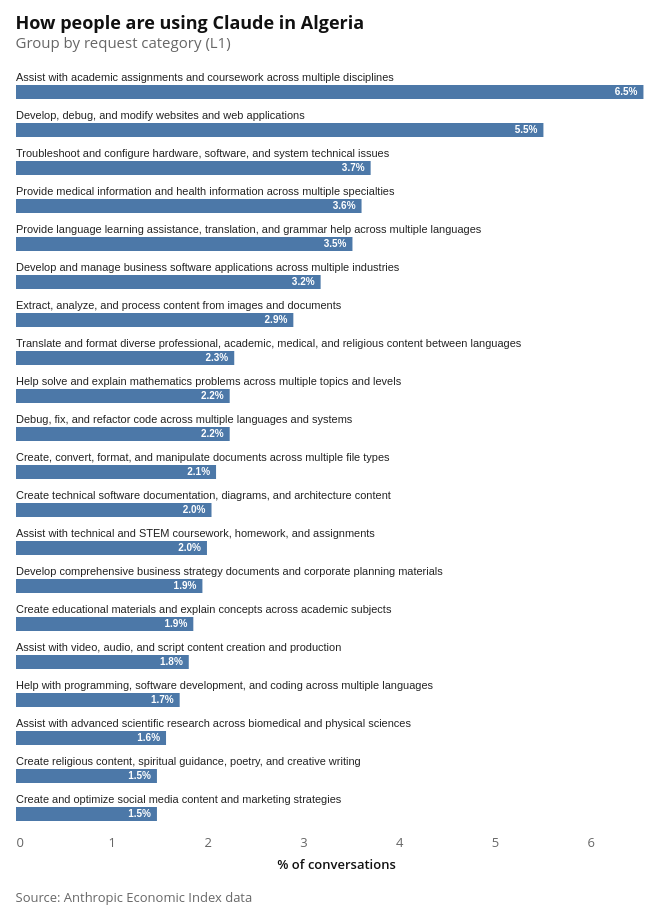

The code cell stored with this chart in its notebook:
### Code cell
l1_bar_chart = make_bar(
    req_l1,
    label_col="cluster_name",
    value_col="pct",
    title=f"How people are using Claude in {COUNTRY_NAME}",
    subtitle="Group by request category (L1)",
    top_n=20,
)

attaviz.add_caption(
    l1_bar_chart,
    "Source: Anthropic Economic Index data",
)

### Figure 1 — Vega-Lite specification as saved in the notebook (floating-point values rounded to 4 significant figures)
{"config": {"background": "white", "padding": 15, "mark": {"tooltip": true}, "point": {"filled": true, "size": 60, "stroke": "white", "strokeWidth": 1}, "circle": {"filled": true, "stroke": "white", "strokeWidth": 1}, "square": {"filled": true, "stroke": "white", "strokeWidth": 1}, "line": {"strokeWidth": 4, "strokeCap": "round", "strokeJoin": "round"}, "bar": {"cornerRadiusEnd": 0}, "area": {"opacity": 0.7}, "arc": {"stroke": "white", "strokeWidth": 1}, "rect": {"stroke": "#8A969F", "strokeWidth": 0.5}, "geoshape": {"stroke": "#666666", "strokeWidth": 0.3, "strokeJoin": "round", "strokeCap": "round"}, "title": {"font": "Open Sans, sans-serif", "fontSize": 18, "fontWeight": 700, "lineHeight": 22, "color": "#111111", "anchor": "start", "offset": 21, "subtitleFont": "Open Sans, sans-serif", "subtitleFontSize": 15, "subtitleFontWeight": 400, "subtitleLineHeight": 18, "subtitleColor": "#666666", "subtitlePadding": 3}, "axis": {"domain": false, "grid": true, "gridColor": "#CED4DE", "gridDash": [4, 2], "gridWidth": 1, "labelFont": "Open Sans, sans-serif", "labelFontSize": 13, "labelFontWeight": 400, "labelColor": "#666666", "labelPadding": 3, "tickColor": "#CED4DE", "tickSize": 5, "tickCount": 5, "titleFont": "Open Sans, sans-serif", "titleFontSize": 13, "titleFontWeight": 600, "titleColor": "#111111", "titlePadding": 9}, "axisX": {"grid": false, "tickSize": 0, "labelAngle": 0}, "axisY": {"domain": false, "ticks": false, "gridColor": "#CED4DE", "gridDash": [4, 2], "gridWidth": 1}, "axisQuantitative": {"tickCount": 5}, "axisBand": {"labelPadding": 6, "tickSize": 0}, "axisTemporal": {"grid": false}, "legend": {"labelFont": "Open Sans, sans-serif", "labelFontSize": 13, "labelFontWeight": 600, "labelColor": "#111111", "titleFont": "Open Sans, sans-serif", "titleFontSize": 13, "titleFontWeight": 600, "titleColor": "#111111", "titlePadding": 3, "symbolSize": 196, "symbolStrokeWidth": 0, "padding": 15, "offset": 21, "columnPadding": 21, "orient": "bottom", "labelLimit": 200, "titleLimit": 200}, "view": {"stroke": null, "continuousWidth": 600, "continuousHeight": 400}, "range": {"category": ["#34A7F2", "#FF9800", "#664AB6", "#4EC2C0", "#F3578E", "#081079", "#0C7C68", "#AA0000", "#DDDA21"], "diverging": ["#920000", "#BD6126", "#E3A763", "#EFEFEF", "#80BDE7", "#3587C3", "#025288"], "heatmap": ["#E3F6FD", "#75CCEC", "#089BD4", "#0169A1", "#023B6F"], "ordinal": ["#E3F6FD", "#75CCEC", "#089BD4", "#0169A1", "#023B6F"], "ramp": ["#E3F6FD", "#75CCEC", "#089BD4", "#0169A1", "#023B6F"]}, "scale": {"bandPaddingInner": 0.2, "bandPaddingOuter": 0.1, "pointPadding": 0.5}, "header": {"labelFont": "Open Sans, sans-serif", "labelFontSize": 13, "labelFontWeight": 600, "labelColor": "#111111", "titleFont": "Open Sans, sans-serif", "titleFontSize": 15, "titleFontWeight": 600, "titleColor": "#111111"}, "concat": {"spacing": 18}, "facet": {"spacing": 18}, "selection": {"point": {"on": "click", "clear": "dblclick"}, "interval": {"mark": {"fill": "#0071BC", "fillOpacity": 0.15, "stroke": "#0071BC", "strokeWidth": 1}}}}, "vconcat": [{"layer": [{"mark": {"type": "bar", "size": 14}, "encoding": {"tooltip": [{"field": "cluster_name", "title": "Group", "type": "nominal"}, {"field": "pct", "format": ".2f", "title": "%", "type": "quantitative"}], "x": {"field": "pct", "scale": {"domain": [0, 6.681], "nice": false}, "title": "% of conversations", "type": "quantitative"}, "y": {"axis": null, "field": "cluster_name", "sort": ["Assist with academic assignments and coursework across multiple disciplines", "Develop, debug, and modify websites and web applications", "Troubleshoot and configure hardware, software, and system technical issues", "Provide medical information and health information across multiple specialties", "Provide language learning assistance, translation, and grammar help across multiple languages", "Develop and manage business software applications across multiple industries", "Extract, analyze, and process content from images and documents", "Translate and format diverse professional, academic, medical, and religious content between languages", "Help solve and explain mathematics problems across multiple topics and levels", "Debug, fix, and refactor code across multiple languages and systems", "Create, convert, format, and manipulate documents across multiple file types", "Create technical software documentation, diagrams, and architecture content", "Assist with technical and STEM coursework, homework, and assignments", "Develop comprehensive business strategy documents and corporate planning materials", "Create educational materials and explain concepts across academic subjects", "Assist with video, audio, and script content creation and production", "Help with programming, software development, and coding across multiple languages", "Assist with advanced scientific research across biomedical and physical sciences", "Create religious content, spiritual guidance, poetry, and creative writing", "Create and optimize social media content and marketing strategies"], "title": null, "type": "nominal"}}}, {"mark": {"type": "text", "align": "left", "baseline": "bottom", "color": "#222", "dy": -9, "fontSize": 11}, "encoding": {"text": {"field": "cluster_name", "type": "nominal"}, "x": {"field": "_zero", "type": "quantitative"}, "y": {"axis": null, "field": "cluster_name", "sort": ["Assist with academic assignments and coursework across multiple disciplines", "Develop, debug, and modify websites and web applications", "Troubleshoot and configure hardware, software, and system technical issues", "Provide medical information and health information across multiple specialties", "Provide language learning assistance, translation, and grammar help across multiple languages", "Develop and manage business software applications across multiple industries", "Extract, analyze, and process content from images and documents", "Translate and format diverse professional, academic, medical, and religious content between languages", "Help solve and explain mathematics problems across multiple topics and levels", "Debug, fix, and refactor code across multiple languages and systems", "Create, convert, format, and manipulate documents across multiple file types", "Create technical software documentation, diagrams, and architecture content", "Assist with technical and STEM coursework, homework, and assignments", "Develop comprehensive business strategy documents and corporate planning materials", "Create educational materials and explain concepts across academic subjects", "Assist with video, audio, and script content creation and production", "Help with programming, software development, and coding across multiple languages", "Assist with advanced scientific research across biomedical and physical sciences", "Create religious content, spiritual guidance, poetry, and creative writing", "Create and optimize social media content and marketing strategies"], "title": null, "type": "nominal"}}}, {"mark": {"type": "text", "align": "right", "baseline": "middle", "color": "white", "dx": -6, "fontSize": 10, "fontWeight": "bold"}, "encoding": {"text": {"field": "_value_label", "type": "nominal"}, "x": {"field": "pct", "type": "quantitative"}, "y": {"axis": null, "field": "cluster_name", "sort": ["Assist with academic assignments and coursework across multiple disciplines", "Develop, debug, and modify websites and web applications", "Troubleshoot and configure hardware, software, and system technical issues", "Provide medical information and health information across multiple specialties", "Provide language learning assistance, translation, and grammar help across multiple languages", "Develop and manage business software applications across multiple industries", "Extract, analyze, and process content from images and documents", "Translate and format diverse professional, academic, medical, and religious content between languages", "Help solve and explain mathematics problems across multiple topics and levels", "Debug, fix, and refactor code across multiple languages and systems", "Create, convert, format, and manipulate documents across multiple file types", "Create technical software documentation, diagrams, and architecture content", "Assist with technical and STEM coursework, homework, and assignments", "Develop comprehensive business strategy documents and corporate planning materials", "Create educational materials and explain concepts across academic subjects", "Assist with video, audio, and script content creation and production", "Help with programming, software development, and coding across multiple languages", "Assist with advanced scientific research across biomedical and physical sciences", "Create religious content, spiritual guidance, poetry, and creative writing", "Create and optimize social media content and marketing strategies"], "title": null, "type": "nominal"}}, "transform": [{"filter": "datum['pct'] >= 1.3361177028951117"}]}, {"mark": {"type": "text", "align": "left", "baseline": "middle", "color": "#444", "dx": 6, "fontSize": 10}, "encoding": {"text": {"field": "_value_label", "type": "nominal"}, "x": {"field": "pct", "type": "quantitative"}, "y": {"axis": null, "field": "cluster_name", "sort": ["Assist with academic assignments and coursework across multiple disciplines", "Develop, debug, and modify websites and web applications", "Troubleshoot and configure hardware, software, and system technical issues", "Provide medical information and health information across multiple specialties", "Provide language learning assistance, translation, and grammar help across multiple languages", "Develop and manage business software applications across multiple industries", "Extract, analyze, and process content from images and documents", "Translate and format diverse professional, academic, medical, and religious content between languages", "Help solve and explain mathematics problems across multiple topics and levels", "Debug, fix, and refactor code across multiple languages and systems", "Create, convert, format, and manipulate documents across multiple file types", "Create technical software documentation, diagrams, and architecture content", "Assist with technical and STEM coursework, homework, and assignments", "Develop comprehensive business strategy documents and corporate planning materials", "Create educational materials and explain concepts across academic subjects", "Assist with video, audio, and script content creation and production", "Help with programming, software development, and coding across multiple languages", "Assist with advanced scientific research across biomedical and physical sciences", "Create religious content, spiritual guidance, poetry, and creative writing", "Create and optimize social media content and marketing strategies"], "title": null, "type": "nominal"}}, "transform": [{"filter": "datum['pct'] < 1.3361177028951117"}]}], "height": 760, "title": {"text": "How people are using Claude in Algeria", "subtitle": "Group by request category (L1)"}, "width": 640}], "data": {"name": "data-1f0bd6a4dbb477c2ae8b8b32b9dd3c2b"}, "title": {"text": "Source: Anthropic Economic Index data", "anchor": "start", "color": "#666666", "font": "Open Sans, sans-serif", "fontSize": 13, "fontWeight": 400, "lineHeight": 20, "offset": 21, "orient": "bottom"}, "$schema": "https://vega.github.io/schema/vega-lite/v6.4.1.json", "datasets": {"data-1f0bd6a4dbb477c2ae8b8b32b9dd3c2b": [{"cluster_name": "Assist with academic assignments and coursework across multiple disciplines", "pct": 6.55, "_zero": 0.0, "_value_label": "6.5%"}, {"cluster_name": "Develop, debug, and modify websites and web applications", "pct": 5.505, "_zero": 0.0, "_value_label": "5.5%"}, {"cluster_name": "Troubleshoot and configure hardware, software, and system technical issues", "pct": 3.702, "_zero": 0.0, "_value_label": "3.7%"}, {"cluster_name": "Provide medical information and health information across multiple specialties", "pct": 3.607, "_zero": 0.0, "_value_label": "3.6%"}, {"cluster_name": "Provide language learning assistance, translation, and grammar help across multiple languages", "pct": 3.512, "_zero": 0.0, "_value_label": "3.5%"}, {"cluster_name": "Develop and manage business software applications across multiple industries", "pct": 3.18, "_zero": 0.0, "_value_label": "3.2%"}, {"cluster_name": "Extract, analyze, and process content from images and documents", "pct": 2.895, "_zero": 0.0, "_value_label": "2.9%"}, {"cluster_name": "Translate and format diverse professional, academic, medical, and religious content between languages", "pct": 2.278, "_zero": 0.0, "_value_label": "2.3%"}, {"cluster_name": "Help solve and explain mathematics problems across multiple topics and levels", "pct": 2.231, "_zero": 0.0, "_value_label": "2.2%"}, {"cluster_name": "Debug, fix, and refactor code across multiple languages and systems", "pct": 2.231, "_zero": 0.0, "_value_label": "2.2%"}, {"cluster_name": "Create, convert, format, and manipulate documents across multiple file types", "pct": 2.088, "_zero": 0.0, "_value_label": "2.1%"}, {"cluster_name": "Create technical software documentation, diagrams, and architecture content", "pct": 2.041, "_zero": 0.0, "_value_label": "2.0%"}, {"cluster_name": "Assist with technical and STEM coursework, homework, and assignments", "pct": 1.993, "_zero": 0.0, "_value_label": "2.0%"}, {"cluster_name": "Develop comprehensive business strategy documents and corporate planning materials", "pct": 1.946, "_zero": 0.0, "_value_label": "1.9%"}, {"cluster_name": "Create educational materials and explain concepts across academic subjects", "pct": 1.851, "_zero": 0.0, "_value_label": "1.9%"}, {"cluster_name": "Assist with video, audio, and script content creation and production", "pct": 1.804, "_zero": 0.0, "_value_label": "1.8%"}, {"cluster_name": "Help with programming, software development, and coding across multiple languages", "pct": 1.709, "_zero": 0.0, "_value_label": "1.7%"}, {"cluster_name": "Assist with advanced scientific research across biomedical and physical sciences", "pct": 1.566, "_zero": 0.0, "_value_label": "1.6%"}, {"cluster_name": "Create religious content, spiritual guidance, poetry, and creative writing", "pct": 1.471, "_zero": 0.0, "_value_label": "1.5%"}, {"cluster_name": "Create and optimize social media content and marketing strategies", "pct": 1.471, "_zero": 0.0, "_value_label": "1.5%"}]}}
